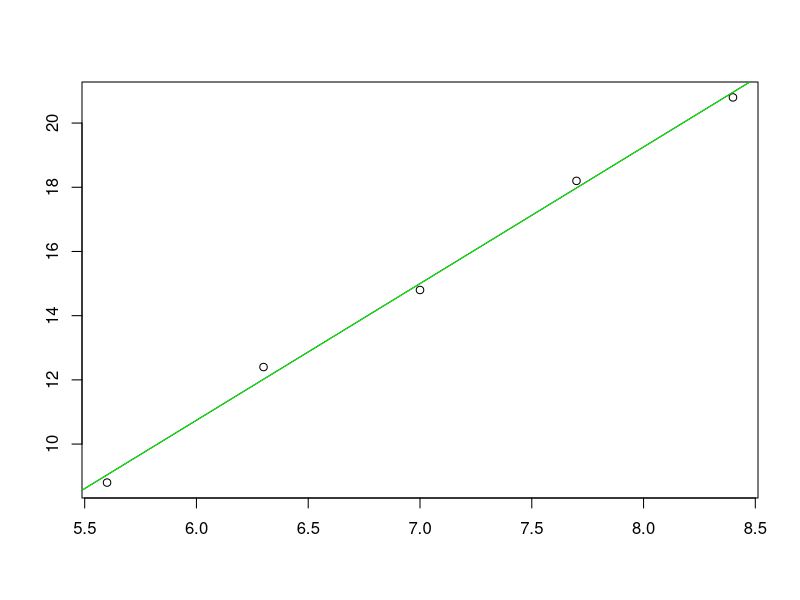

The R script that drew this image:
## ---- chunk 1
knitr::opts_chunk$set(echo = TRUE, error = TRUE)
options("scipen" = 10)
## ---- chunk 2
x <- c(5.6, 6.3, 7, 7.7, 8.4)
y <- c(8.8, 12.4, 14.8, 18.2, 20.8)

r <- lm(y~x)
r
## ---- chunk 3
plot(x,y, xlab="", ylab="")
abline(r)
lines(c(5,9), -14.8+4.257*c(5,9), col="green")
